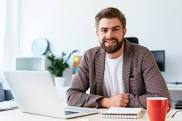
#> input picture AI/poland1.jpg, 182 x 121 px
$ python face_detect.py
#> lines starting #> are read from the running program, lines starting #| are printed output that depends on the picture; after the words box and inside, x2 and y2 are one past the last pixel; in counts of white or black regions, pixels touching at a corner belong together
import cv2
import numpy as np

face_detection = cv2.CascadeClassifier('haarcascade_frontalface_default.xml')
img =cv2.imread('poland1.jpg')
#> img is the input picture: shape (121, 182, 3); mean B, G, R 186.2, 185.1, 189.9
gray = cv2.cvtColor(img, cv2.COLOR_BGR2GRAY)
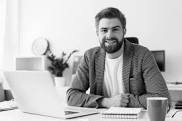
#> gray: shape (121, 182); min 0, max 255, mean 186.7
faces = face_detection.detectMultiScale(gray, 1.3, 5)
#> faces = [[96, 19, 28, 28]]
for (x, y, w, h) in faces:
    img = cv2.rectangle(img, (x,y), (x+w, y+h), (255, 0, 0), 3)
#> this loop made 1 pass
#> pass 1, `img = cv2.rectangle(img, (x,y), (x+w, y+h), (255, 0, 0), 3)`:
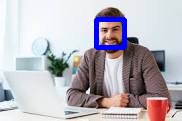
#> img: shape (121, 182, 3); 2.49% of pixels changed, all inside (x1, y1, x2, y2) = (94, 17, 127, 50)
cv2.imwrite('face_AB.jpg', img)

cv2.imshow('face detection', img)
cv2.waitKey(0)
cv2.destroyAllWindows()

$ run again, with AI/1.png saved as AI/poland1.jpg
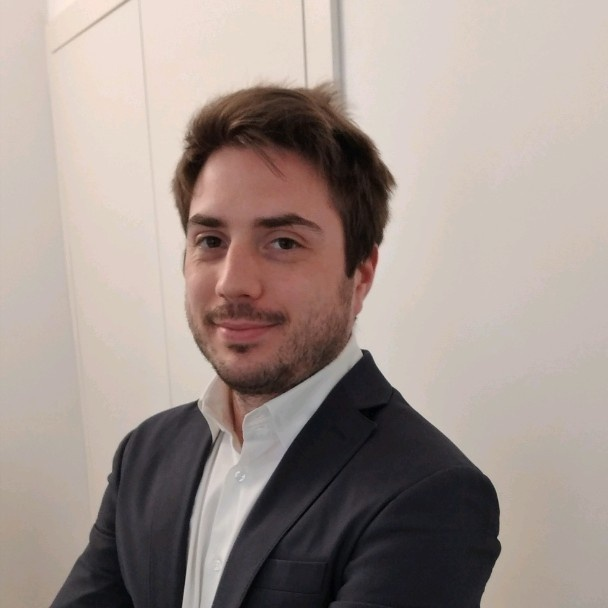
#> input picture AI/1.png, 608 x 608 px
#> img is the input picture: shape (608, 608, 3); mean B, G, R 142.1, 148.3, 161.5
#> `gray = cv2.cvtColor(img, cv2.COLOR_BGR2GRAY)`:
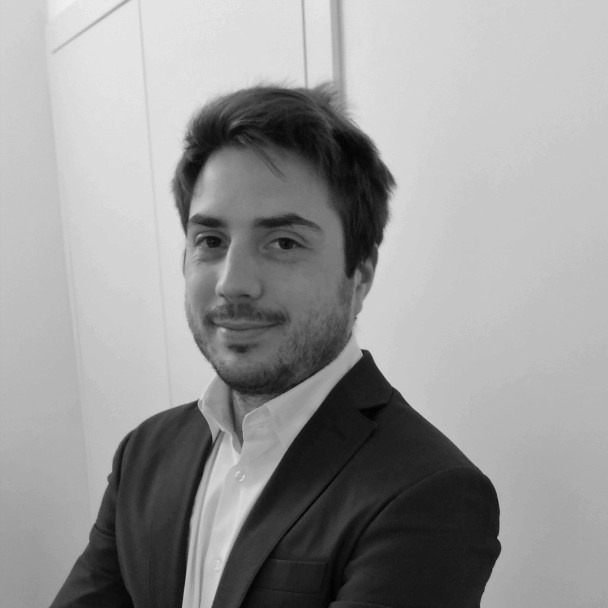
#> gray: shape (608, 608); min 0, max 240, mean 151.6
#> faces = [[138, 153, 222, 222]]
#> the loop `for (x, y, w, h) in faces:` made 1 pass
#> pass 1, `img = cv2.rectangle(img, (x,y), (x+w, y+h), (255, 0, 0), 3)`:
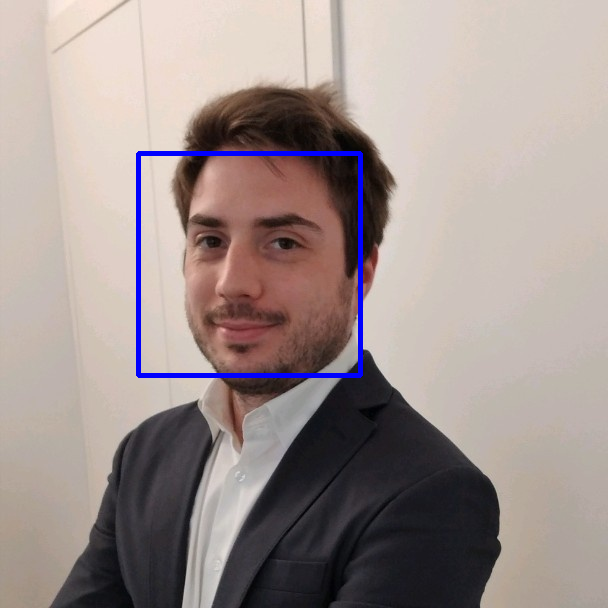
#> img: shape (608, 608, 3); 1.2% of pixels changed, all inside (x1, y1, x2, y2) = (136, 151, 363, 378)
